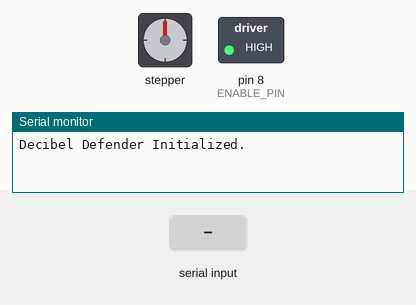
This sketch was run on a simulated Arduino Uno, built with avr-gcc and run on an emulated ATmega328P. On the bench: stepper motor, switched loads named in the sketch (green lamp = pin HIGH), the last lines printed to the serial monitor. The inputs (shaded band) are chosen by the test bench. Stepper angles assume 200 steps per turn.

Above: at 1.2 s.
1.3 s: "GOTO:50\n" received over Serial
At 1.46 s:
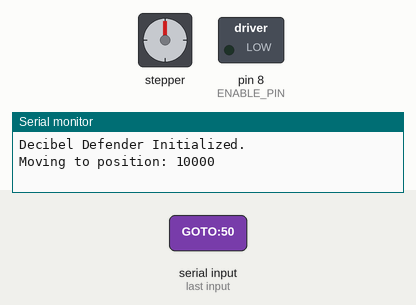
4.3 s: "STOP\n" received over Serial
At 7.1 s:
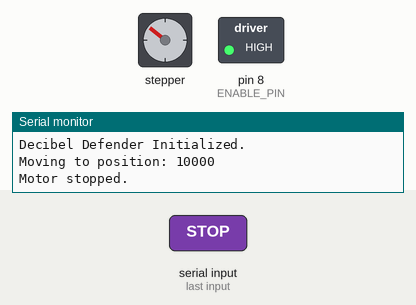
7.3 s: "OPEN\n" received over Serial
At 7.45 s:
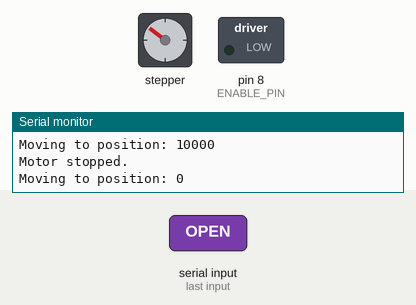
10.3 s: "RESET\n" received over Serial
At 10.8 s:
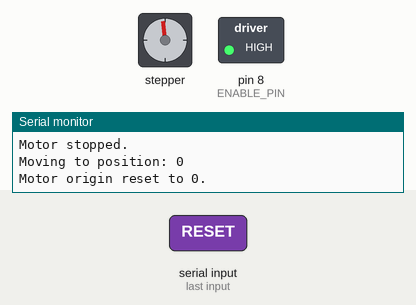
Timing chart, 0 to 12.8 s (numbered marks = the images above; inputs shaded):
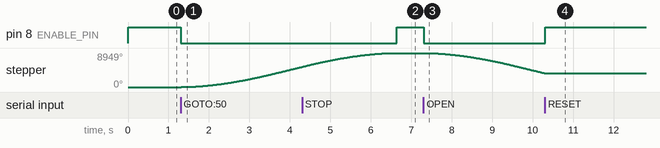

Measured:
- after the input at 1.3 s, pin 8 (ENABLE_PIN): HIGH → LOW at once; stepper: keeps turning clockwise at about 1781°/s, starting at once
- after the input at 4.3 s, pin 8 (ENABLE_PIN): LOW → HIGH after 2.3 s
- after the input at 7.3 s, pin 8 (ENABLE_PIN): HIGH → LOW at once; stepper: keeps turning counter-clockwise at about 1780°/s, starting at once
- after the input at 10.3 s, pin 8 (ENABLE_PIN): LOW → HIGH after 0.01 s instead of 2.4 s

The sketch:

Arduino.ino
```cpp
/**
 * @file DecibelDefender.ino
 * @brief Firmware for an automated curtain system controlled via serial commands.
 *
 * This Arduino sketch controls a NEMA 17 stepper motor using an A4988 driver
 * on a CNC Shield v3. It listens for serial commands to open, close, or move
 * the curtain to a specific percentage.
 *
 * It features the ability to set the total curtain travel distance (in steps)
 * via a serial command for easy calibration. It also disables the motor
 * when idle to prevent overheating and save power.
 *
 * Pre-requisites:
 * - Arduino IDE with AccelStepper library installed.
 *   (Go to Sketch > Include Library > Manage Libraries... and search for "AccelStepper")
 *
 * Hardware:
 * - Arduino Uno
 * - CNC Shield v3
 * - A4988 Stepper Driver (on X-axis slot)
 * - NEMA 17 Stepper Motor
 *
 * Serial Commands:
 * - "OPEN"        : Fully opens the curtain (moves to position 0).
 * - "CLOSE"       : Fully closes the curtain (moves to TOTAL_STEPS).
 * - "GOTO:50"     : Moves the curtain to a specific percentage (e.g., 50%).
 * - "STOP"        : Immediately stops any current movement.
 * - "RESET"       : Resets the motor's current position to be the new origin (0).
 * - "SET_STEPS:N" : Sets the total steps for the curtain travel to N. (e.g., "SET_STEPS:20000").
 *                   This value is stored in volatile memory and will be reset on power loss.
 * - "ping"        : A test command to check the connection. Responds with "pong".
 */

#include <AccelStepper.h>

// --- Pin Definitions for CNC Shield v3 ---
const int STEP_PIN = 2;         // X-axis step pin
const int DIR_PIN = 5;          // X-axis direction pin
const int ENABLE_PIN = 8;       // Stepper enable pin (active LOW)

// --- Motor Configuration ---
const int MOTOR_INTERFACE_TYPE = 1; // AccelStepper driver type for A4988
const float MAX_SPEED = 2000.0;     // Steps per second
const float ACCELERATION = 1000.0;  // Steps per second squared

// --- State Variables ---
long totalStepsForCurtain = 20000; // Default total steps for full travel
String inputString = "";           // A String to hold incoming data
bool stringComplete = false;       // Whether the string is complete

// Create a new instance of the AccelStepper class
AccelStepper stepper(MOTOR_INTERFACE_TYPE, STEP_PIN, DIR_PIN);

void setup() {
  Serial.begin(9600);
  inputString.reserve(50); // Reserve memory for the input string

  pinMode(ENABLE_PIN, OUTPUT);
  disableMotor(); // Start with motor disabled

  stepper.setMaxSpeed(MAX_SPEED);
  stepper.setAcceleration(ACCELERATION);

  Serial.println("Decibel Defender Initialized.");
}

void loop() {
  // Check for new serial commands if the motor is not busy
  if (stringComplete) {
    processCommand();
    inputString = "";
    stringComplete = false;
  }

  // If the motor is running, let it run. Otherwise, disable it.
  if (stepper.isRunning()) {
    stepper.run();
  } else {
    disableMotor();
  }
}

/**
 * @brief Reads incoming serial data character by character.
 * Sets `stringComplete` to true when a newline character is received.
 */
void serialEvent() {
  while (Serial.available()) {
    char inChar = (char)Serial.read();
    inputString += inChar;
    if (inChar == '\n') {
      stringComplete = true;
    }
  }
}

/**
 * @brief Processes the received serial command.
 */
void processCommand() {
  inputString.trim(); // Remove any whitespace

  if (inputString.equalsIgnoreCase("OPEN")) {
    moveCurtainToPosition(0);
  } else if (inputString.equalsIgnoreCase("CLOSE")) {
    moveCurtainToPosition(totalStepsForCurtain);
  } else if (inputString.startsWith("GOTO:")) {
    int percentage = inputString.substring(5).toInt();
    percentage = constrain(percentage, 0, 100);
    long targetPos = map(percentage, 0, 100, 0, totalStepsForCurtain);
    moveCurtainToPosition(targetPos);
  } else if (inputString.equalsIgnoreCase("STOP")) {
    stopMotor();
  } else if (inputString.equalsIgnoreCase("RESET")) {
    resetMotorOrigin();
  } else if (inputString.startsWith("SET_STEPS:")) {
    long newSteps = inputString.substring(10).toInt();
    setTotalSteps(newSteps);
  } else if (inputString.equalsIgnoreCase("ping")) {
    Serial.println("pong");
  } else {
    Serial.print("Unknown command: ");
    Serial.println(inputString);
  }
}

/**
 * @brief Enables power to the stepper motor driver.
 */
void enableMotor() {
  digitalWrite(ENABLE_PIN, LOW); // Active LOW
}

/**
 * @brief Disables power to the stepper motor driver to save power and prevent heat.
 */
void disableMotor() {
  digitalWrite(ENABLE_PIN, HIGH); // Active LOW
}

/**
 * @brief Moves the curtain to a specific target step position.
 * @param targetPosition The absolute position (in steps) to move to.
 */
void moveCurtainToPosition(long targetPosition) {
  enableMotor();
  stepper.moveTo(targetPosition);
  Serial.print("Moving to position: ");
  Serial.println(targetPosition);
}

/**
 * @brief Immediately stops the motor and clears its movement queue.
 */
void stopMotor() {
  stepper.stop();
  stepper.runToPosition(); // Clear the buffer
  disableMotor();
  Serial.println("Motor stopped.");
}

/**
 * @brief Resets the motor's current position to be the new zero point.
 */
void resetMotorOrigin() {
  stepper.setCurrentPosition(0);
  Serial.println("Motor origin reset to 0.");
}

/**
 * @brief Updates the total steps for the curtain travel distance.
 * @param newTotalSteps The new total number of steps.
 */
void setTotalSteps(long newTotalSteps) {
  if (newTotalSteps > 0) {
    totalStepsForCurtain = newTotalSteps;
    Serial.print("Total steps set to: ");
    Serial.println(totalStepsForCurtain);
  } else {
    Serial.println("Invalid number of steps.");
  }
}
```
